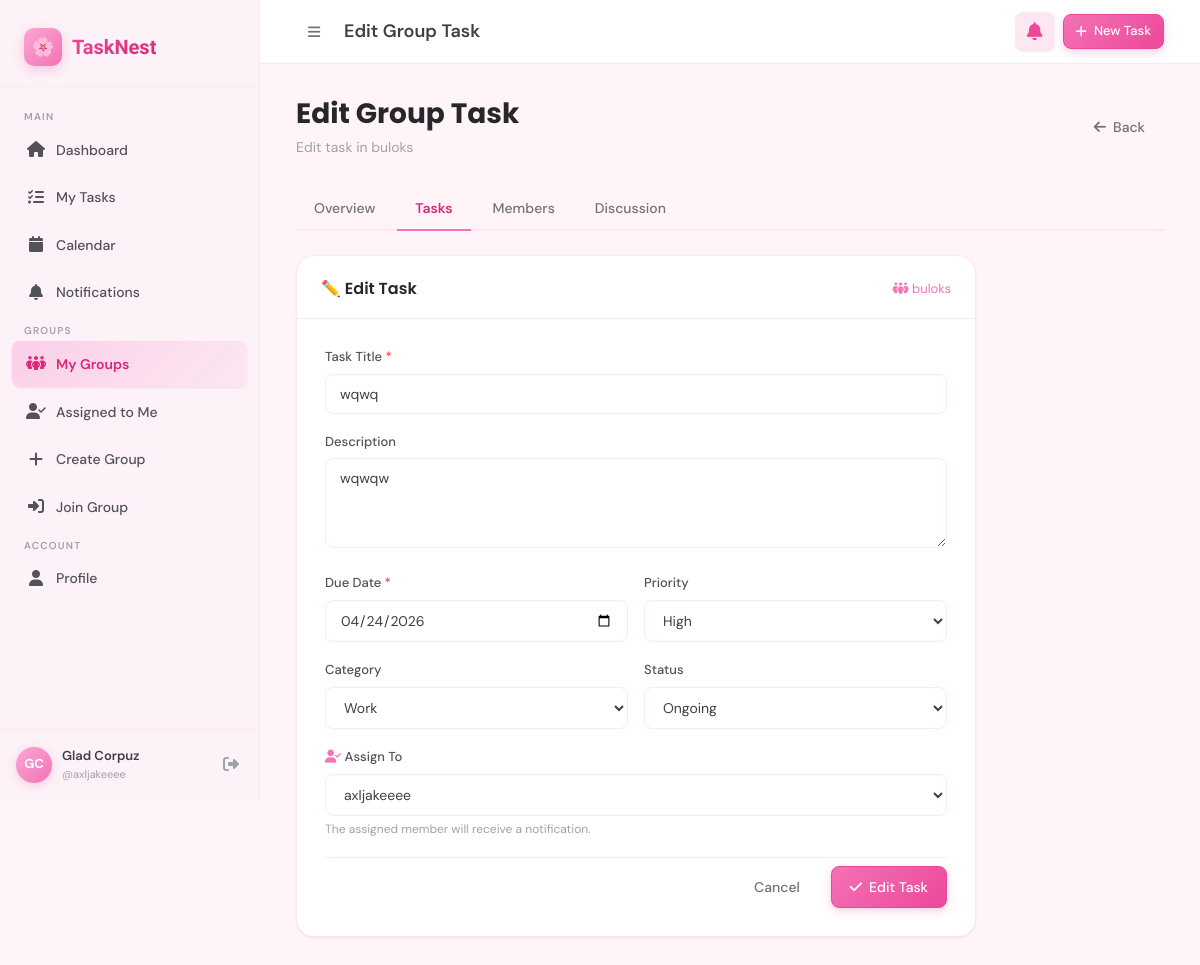
The app's page /groups/1/tasks/1/edit/ (signed in) with its own data.
### accounts/models.py (models this page shows, shortened)
class Profile(models.Model):
    user = models.OneToOneField(User, on_delete=models.CASCADE, related_name='profile')
    avatar_color = models.CharField(max_length=20, default='#f9a8d4')
    bio = models.TextField(blank=True)
    created_at = models.DateTimeField(auto_now_add=True)
    def get_initials(self):
        name = self.user.get_full_name()
        if name:
            parts = name.split()
            return ''.join([p[0].upper() for p in parts[:2]])
        return self.user.username[:2].upper()

### groups_app/models.py (models this page shows, shortened)
class Group(models.Model):
    name = models.CharField(max_length=100)
    description = models.TextField(blank=True)
    created_by = models.ForeignKey(User, on_delete=models.CASCADE, related_name='created_groups')
    invite_code = models.CharField(max_length=12, unique=True, editable=False)
    created_at = models.DateTimeField(auto_now_add=True)
    cover_color = models.CharField(max_length=20, default='#fda4af')
    class Meta:
        ordering = ['-created_at']

class GroupTask(models.Model):
    PRIORITY_CHOICES = [('low', 'Low'), ('medium', 'Medium'), ('high', 'High')]
    CATEGORY_CHOICES = [
        ('school', 'School'), ('work', 'Work'),
        ('personal', 'Personal'), ('urgent', 'Urgent'),
    ]
    STATUS_CHOICES = [
        ('pending', 'Pending'), ('ongoing', 'Ongoing'), ('completed', 'Completed'),
    ]
    group = models.ForeignKey(Group, on_delete=models.CASCADE, related_name='tasks')
    created_by = models.ForeignKey(User, on_delete=models.CASCADE, related_name='created_group_tasks')
    assigned_to = models.ForeignKey(
        User, on_delete=models.SET_NULL, null=True, blank=True, related_name='assigned_group_tasks'
    )
    title = models.CharField(max_length=200)
    description = models.TextField(blank=True)
    due_date = models.DateField()
    priority = models.CharField(max_length=10, choices=PRIORITY_CHOICES, default='medium')
    category = models.CharField(max_length=20, choices=CATEGORY_CHOICES, default='work')
    status = models.CharField(max_length=20, choices=STATUS_CHOICES, default='pending')
    created_at = models.DateTimeField(auto_now_add=True)
    updated_at = models.DateTimeField(auto_now=True)
    class Meta:
        ordering = ['due_date', '-priority']

### groups_app/views.py (the view)
# urls.py: path('<int:pk>/tasks/<int:task_pk>/edit/', views.group_task_edit, name='group_task_edit'),
@login_required
def group_task_edit(request, pk, task_pk):
    group = get_object_or_404(Group, pk=pk)
    task = get_object_or_404(GroupTask, pk=task_pk, group=group)
    membership = _get_membership(request.user, group)
    if not membership:
        return redirect('group_list')
    if request.method == 'POST':
        form = GroupTaskForm(request.POST, instance=task, group=group)
        if form.is_valid():
            form.save()
            django_messages.success(request, 'Task updated! 🌸')
            return redirect('group_task_list', pk=group.pk)
    else:
        form = GroupTaskForm(instance=task, group=group)
    return render(request, 'groups_app/group_task_form.html', {
        'form': form, 'group': group, 'task': task, 'action': 'Edit',
        'membership': membership, 'is_admin': membership.role == 'admin',
    })

### groups_app/views.py (called while the page is built)
def _get_membership(user, group):
    return GroupMembership.objects.filter(user=user, group=group).first()

### tasks/context_processors.py (called while the page is built)
def notifications_processor(request):
    if request.user.is_authenticated:
        unread_count = Notification.objects.filter(user=request.user, is_read=False).count()
        recent_notifications = Notification.objects.filter(user=request.user)[:5]
        today = timezone.now().date()
        upcoming = Task.objects.filter(
            user=request.user,
            due_date__gte=today,
            due_date__lte=today + timezone.timedelta(days=3),
            status__in=['pending', 'ongoing']
        ).order_by('due_date')[:3]
        return {
            'unread_notif_count': unread_count,
            'recent_notifications': recent_notifications,
            'upcoming_tasks': upcoming,
        }
    return {}

### templates/groups_app/group_task_form.html (shortened to what this page needs)
{% extends 'base.html' %}
{% block topbar_title %}{{ action }} Group Task{% endblock %}
{% block content %}
<div class="page-header">
  <div class="page-header-left">
    <h1 class="page-title">{{ action }} Group Task</h1>
    <p class="page-subtitle">
      {% if action == 'Create' %}Add a new task to {{ group.name }}{% else %}Edit task in {{ group.name }}{% endif %}
    </p>
  </div>
  <a href="{% url 'group_task_list' group.pk %}" class="btn btn-ghost">
    <i class="fa-solid fa-arrow-left"></i> Back
  </a>
</div>
<div class="tab-nav" style="margin-bottom:24px;">
  <a href="{% url 'group_detail' group.pk %}" class="tab-btn">Overview</a>
  <a href="{% url 'group_task_list' group.pk %}" class="tab-btn active">Tasks</a>
  <a href="{% url 'group_members' group.pk %}" class="tab-btn">Members</a>
  <a href="{% url 'discussion' group.pk %}" class="tab-btn">Discussion</a>
</div>
<div style="max-width:680px;">
  <div class="card">
    <div class="card-header">
      <span class="card-title">
        {% if action == 'Create' %}✨ New Task{% else %}✏️ Edit Task{% endif %}
      </span>
      <span style="font-size:13px;color:var(--pink-400);">
        <i class="fa-solid fa-people-group"></i> {{ group.name }}
      </span>
    </div>
    <div class="card-body" style="padding:28px;">
      <form method="post">
        <div class="form-group">
          <label class="form-label">Task Title <span style="color:var(--danger);">*</span></label>
          {{ form.title }}
        </div>
        <div class="form-group">
          <label class="form-label">Description</label>
          {{ form.description }}
        </div>
        <div style="display:grid;grid-template-columns:1fr 1fr;gap:16px;">
          <div class="form-group">
            <label class="form-label">Due Date <span style="color:var(--danger);">*</span></label>
            {{ form.due_date }}
          </div>
          <div class="form-group">
            <label class="form-label">Priority</label>
            {{ form.priority }}
          </div>
        </div>
        <div style="display:grid;grid-template-columns:1fr 1fr;gap:16px;">
          <div class="form-group">
            <label class="form-label">Category</label>
            {{ form.category }}
          </div>
          <div class="form-group">
            <label class="form-label">Status</label>
            {{ form.status }}
          </div>
        </div>
        <div class="form-group">
          <label class="form-label">
            <i class="fa-solid fa-user-check" style="color:var(--pink-400);"></i> Assign To
          </label>
          {{ form.assigned_to }}
          <div style="font-size:12px;color:var(--text-muted);margin-top:4px;">
            The assigned member will receive a notification.
          </div>
        </div>
        <div style="display:flex;gap:12px;justify-content:flex-end;padding-top:8px;border-top:1px solid var(--border);margin-top:8px;">
          <a href="{% url 'group_task_list' group.pk %}" class="btn btn-ghost">Cancel</a>
          <button type="submit" class="btn btn-primary">
            <i class="fa-solid fa-{% if action == 'Create' %}plus{% else %}check{% endif %}"></i>
            {{ action }} Task
          </button>
        </div>
      </form>
    </div>
  </div>
</div>
{% endblock %}

### templates/base.html (shortened to what this page needs)
<!DOCTYPE html>
<html lang="en">
<head>
  {% load static %}
  <link rel="stylesheet" href="{% static 'css/main.css' %}">
  <link rel="stylesheet" href="https://cdnjs.cloudflare.com/ajax/libs/font-awesome/6.5.0/css/all.min.css">
</head>
<body>
<div class="app-wrapper">
  <aside class="sidebar" id="sidebar">
    <div class="sidebar-logo">
      <div class="logo-mark">
        <div class="logo-icon">🌸</div>
        <span class="logo-text">TaskNest</span>
      </div>
    </div>
    <nav class="sidebar-nav">
      <span class="nav-section-label">Main</span>
      <a href="{% url 'dashboard' %}" class="nav-item {% if request.resolver_match.url_name == 'dashboard' %}active{% endif %}">
        <span class="nav-icon"><i class="fa-solid fa-house"></i></span>
        Dashboard
      </a>
      <a href="{% url 'task_list' %}" class="nav-item {% if request.resolver_match.url_name == 'task_list' %}active{% endif %}">
        <span class="nav-icon"><i class="fa-solid fa-list-check"></i></span>
        My Tasks
      </a>
      <a href="{% url 'calendar' %}" class="nav-item {% if request.resolver_match.url_name == 'calendar' %}active{% endif %}">
        <span class="nav-icon"><i class="fa-solid fa-calendar"></i></span>
        Calendar
      </a>
      <a href="{% url 'notifications' %}" class="nav-item {% if request.resolver_match.url_name == 'notifications' %}active{% endif %}">
        <span class="nav-icon"><i class="fa-solid fa-bell"></i></span>
        Notifications
      </a>
      <span class="nav-section-label">Groups</span>
      <a href="{% url 'group_list' %}" class="nav-item {% if 'group' in request.resolver_match.url_name and request.resolver_match.url_name != 'assigned_tasks' %}active{% endif %}">
        <span class="nav-icon"><i class="fa-solid fa-people-group"></i></span>
        My Groups
      </a>
      <a href="{% url 'assigned_tasks' %}" class="nav-item {% if request.resolver_match.url_name == 'assigned_tasks' %}active{% endif %}">
        <span class="nav-icon"><i class="fa-solid fa-user-check"></i></span>
        Assigned to Me
      </a>
      <a href="{% url 'group_create' %}" class="nav-item {% if request.resolver_match.url_name == 'group_create' %}active{% endif %}">
        <span class="nav-icon"><i class="fa-solid fa-plus"></i></span>
        Create Group
      </a>
      <a href="{% url 'group_join' %}" class="nav-item {% if request.resolver_match.url_name == 'group_join' %}active{% endif %}">
        <span class="nav-icon"><i class="fa-solid fa-right-to-bracket"></i></span>
        Join Group
      </a>
      <span class="nav-section-label">Account</span>
      <a href="{% url 'profile' %}" class="nav-item {% if request.resolver_match.url_name == 'profile' %}active{% endif %}">
        <span class="nav-icon"><i class="fa-solid fa-user"></i></span>
        Profile
      </a>
    </nav>
    <div class="sidebar-user">
      <div class="user-avatar">
        {% if request.user.profile %}{{ request.user.profile.get_initials }}{% else %}{{ request.user.username|slice:":2"|upper }}{% endif %}
      </div>
      <div class="user-info">
        <div class="user-name">{{ request.user.get_full_name|default:request.user.username }}</div>
        <div class="user-role">@{{ request.user.username }}</div>
      </div>
      <a href="{% url 'logout' %}" class="sidebar-logout" title="Logout">
        <i class="fa-solid fa-right-from-bracket"></i>
      </a>
    </div>
  </aside>
  <div class="main-content">
    <header class="topbar">
      <div class="flex items-center gap-3">
        <button class="btn btn-ghost btn-icon d-lg-none" id="sidebarToggle">
          <i class="fa-solid fa-bars"></i>
        </button>
        <span class="topbar-title">{% block topbar_title %}TaskNest{% endblock %}</span>
      </div>
      <div class="topbar-actions">
        <a href="{% url 'notifications' %}" class="notif-btn">
          <i class="fa-solid fa-bell"></i>
        </a>
        <a href="{% url 'task_create' %}" class="btn btn-primary btn-sm">
          <i class="fa-solid fa-plus"></i> New Task
        </a>
      </div>
    </header>
    <div class="page-body">
      {% block content %}{% endblock %}
    </div>
  </div>
</div>
</body>
</html>

### records on screen
Group: name "buloks"
GroupTask: title "wqwq", description "wqwqw", due_date "04/24/2026", priority "High", category "Work", status "Ongoing", assigned_to "axljakeeee"

### other values on screen
{{ request.user.profile.get_initials }} "GC"
{{ request.user.get_full_name|default:request.user.username }} "Glad Corpuz"
{{ request.user.username }} "axljakeeee"
{{ action }} "Edit"
